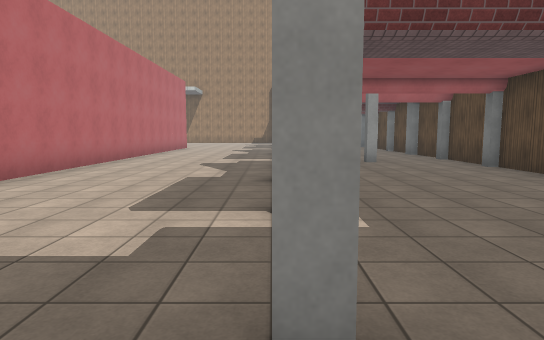
view 1 (above)

22 first-person views from a walk through a Unity game level. The camera is 1.5 m above the floor, tilts 6° down and sees 75° across. The floor is counted in squares, 2 m on a side. Each view is taken from the middle of a square. On the plan, view 1 faces up. The plan holds only what a view shows up to about 11 squares ahead; the rest is blank. The place goes on beyond the plan. The player character is not drawn. Surface patterns are stand-ins for the level's own textures.

view 2
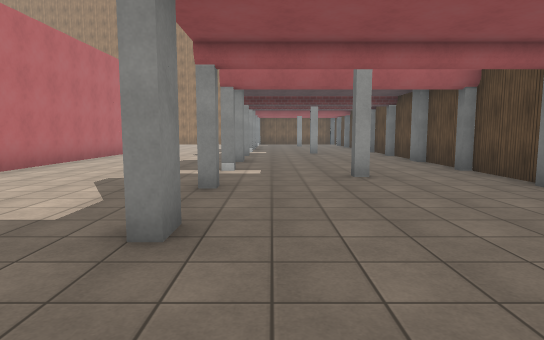

view 3
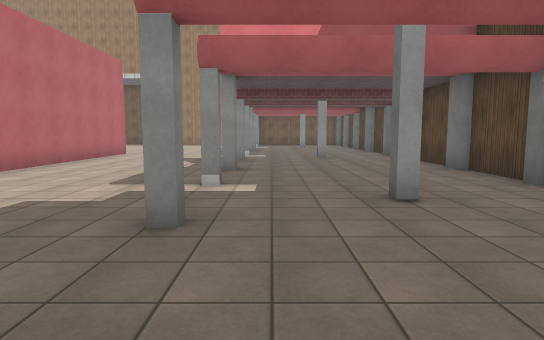

view 4
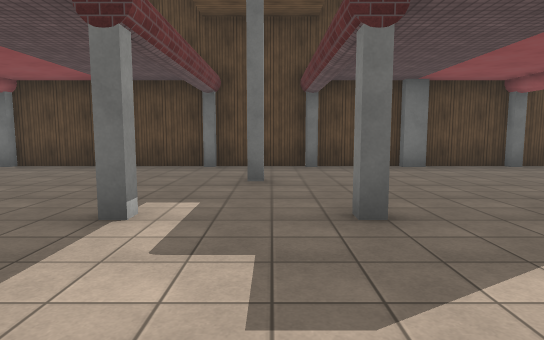

view 5
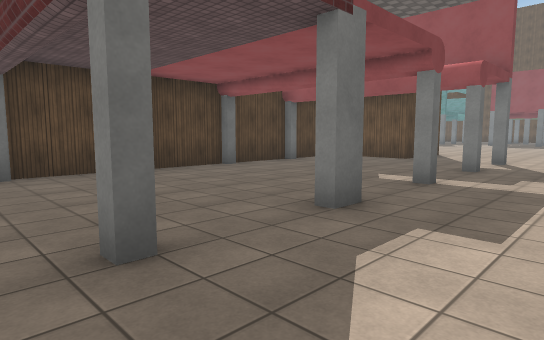

view 6
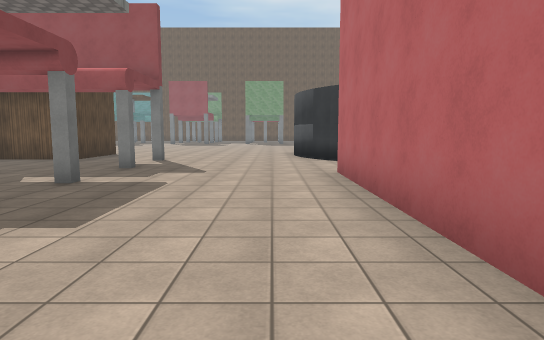

view 7
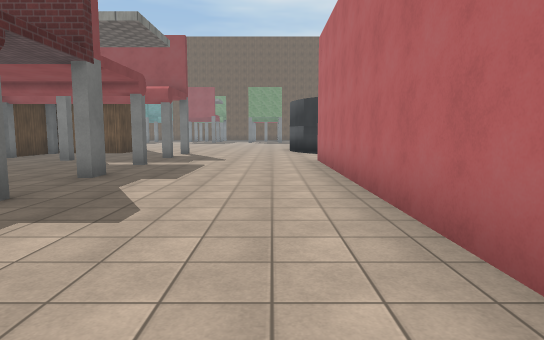

view 8
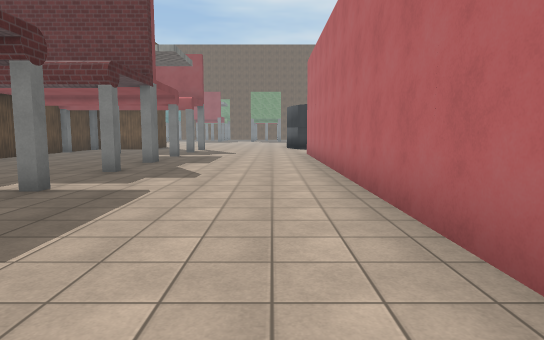

view 9
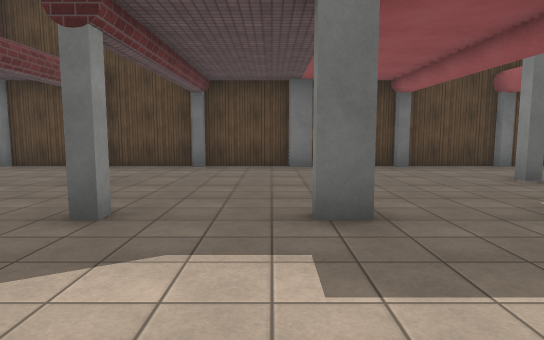

view 10
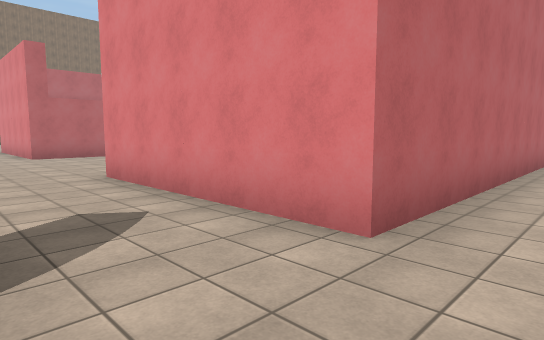

view 11
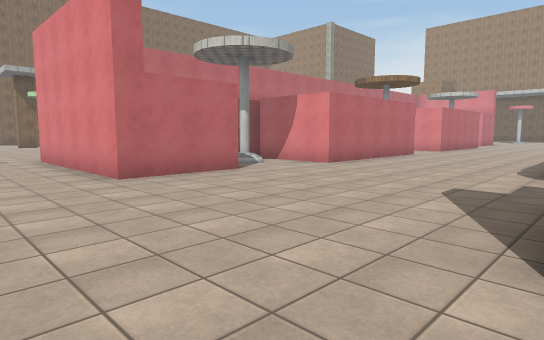

view 12
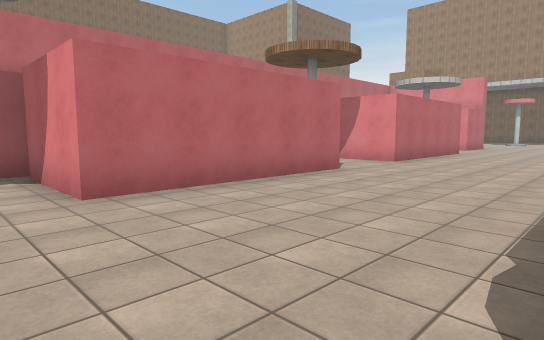

view 13
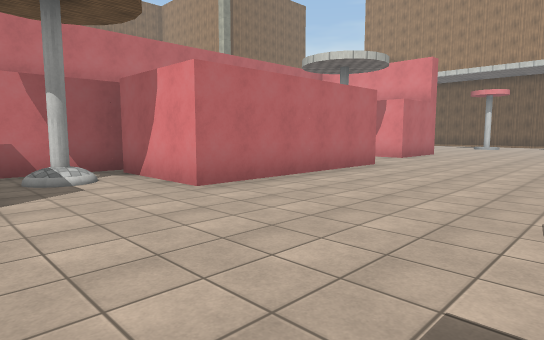

view 14
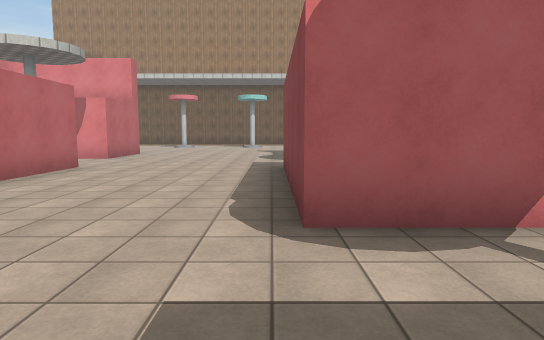

view 15
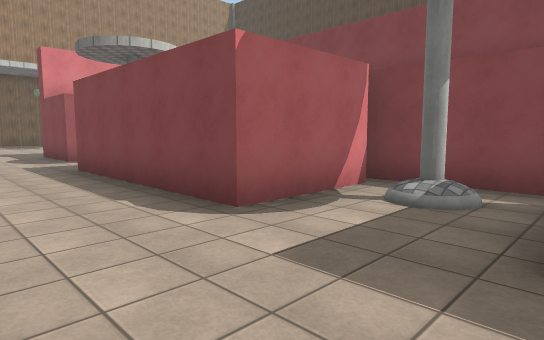

view 16
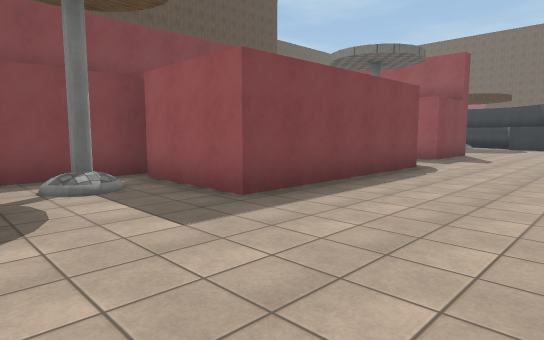

view 17
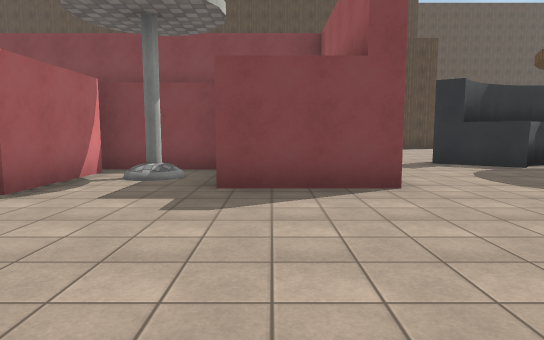

view 18
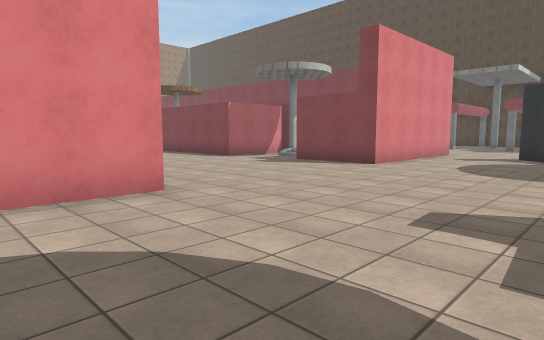

view 19
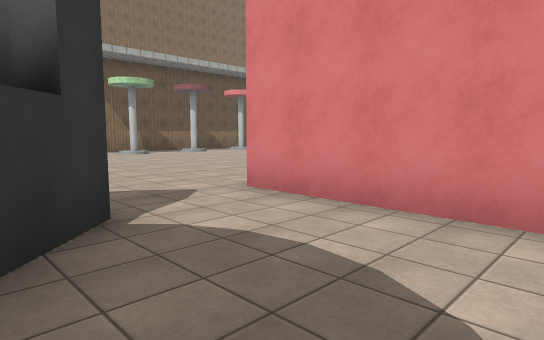

view 20
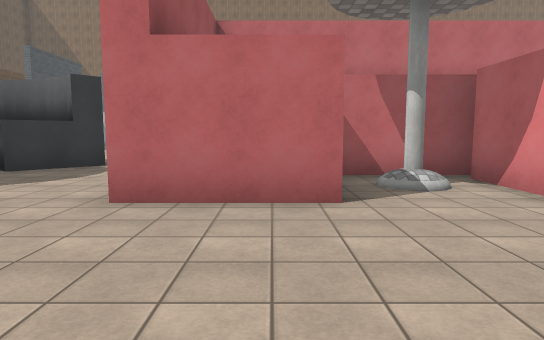

view 21
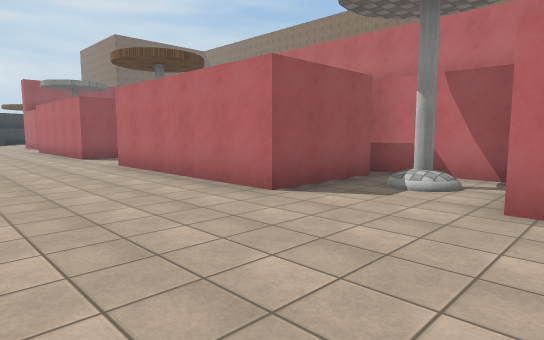

view 22
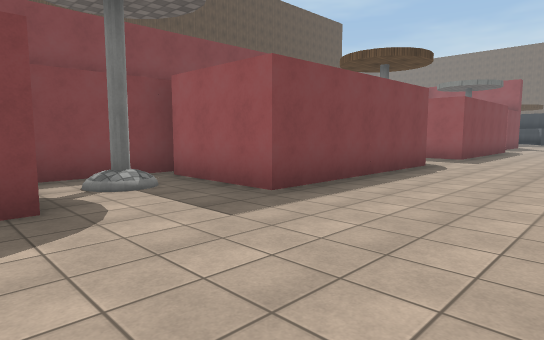

### Floor plan
Key: @ floor where view 1 was taken; # wall or solid block; x gap in a wall; . floor.
Columns run from 27 left of view 1 to 5 right of it. Each row starts with its distance up from view 1.
 16            ##.....#   #..  .....#
 15          #...........##.. .#....#
 14          #.#.......#.##.........#
 13          #...........##.........#
 12          # ##.....## ##....#....#
 11             #.....#   #.........#
 10             #.....#   #....#....#
  9             #.....#   #......#..#
  8          #.##.....##.##....#....#
  7          #.x.......x.##.........#
  6          #.x.......x.##....#....#
  5             #.....##.##.........#
  4             #.....#   #.........#
  3             #.....#   #....#....#
  2             #.....#   #......#..#
  1          # ##.....## ##....#....#
  0          #...........##....@....#
 -1   ..     #.#.......#.##....#....#
 -2  ....    #...........##.........#
 -3 ......   #  #.....#  ##....#....#
 -4 ........#####.....#####......#..#
 -5   ..............................#
 -6      ......................#....#
 -7        .#.............#.........#
 -8         ##...........##....#..###
 -9           .....     .###......#

Where each view was taken, in squares from view 1:
view 1: 0 up, 0 right, facing up
view 2: 3 up, 1 right, facing up
view 3: 5 up, 1 right, facing up
view 4: 2 up, 3 left, facing right
view 5: 2 up, 2 left, facing down-right
view 6: 2 up, 3 left, facing down
view 7: 5 up, 3 left, facing down
view 8: 8 up, 3 left, facing down
view 9: 13 up, 3 left, facing right
view 10: 7 down, 3 left, facing up-left
view 11: 7 down, 9 left, facing up-left
view 12: 1 down, 10 left, facing up-left
view 13: 5 up, 10 left, facing up-left
view 14: 5 up, 10 left, facing up
view 15: 5 up, 12 left, facing up-right
view 16: 8 up, 13 left, facing down-right
view 17: 3 down, 14 left, facing right
view 18: 9 down, 17 left, facing up-right
view 19: 8 down, 16 left, facing up-left
view 20: 3 down, 11 left, facing left
view 21: 16 up, 11 left, facing down-left
view 22: 16 up, 13 left, facing down-right
